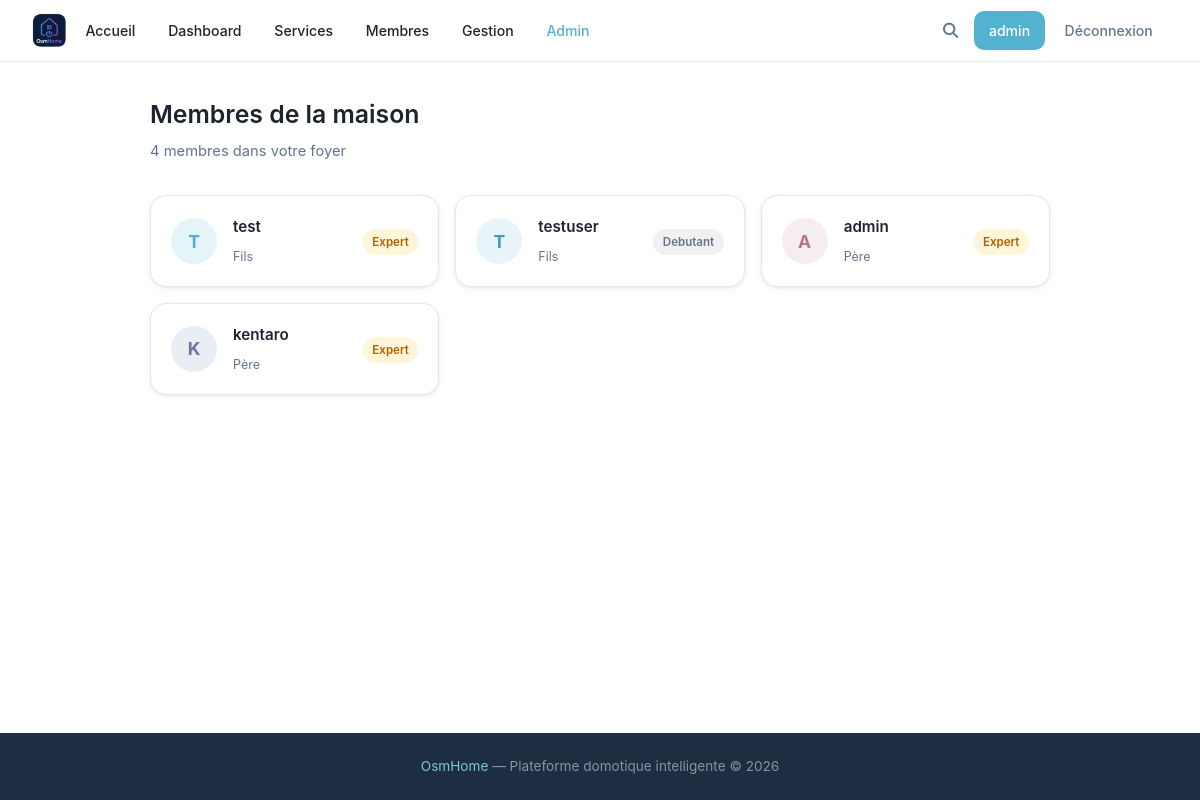
Page /members (signed in) on the committed database.
### tables this page shows
CREATE TABLE users (
            id INTEGER PRIMARY KEY AUTOINCREMENT,
            username TEXT UNIQUE NOT NULL,
            password TEXT NOT NULL,
            lastname TEXT,
            firstname TEXT,
            age INTEGER,
            gender TEXT,
            birthdate TEXT,
            member_type TEXT,
            photo TEXT,
            level TEXT DEFAULT 'debutant',
            points REAL DEFAULT 0,
            email TEXT,
            email_verified INTEGER DEFAULT 0,
            role TEXT DEFAULT 'simple'
        , actions INTEGER DEFAULT 0, verification_token TEXT);

### main.py (the view)
@app.route('/members')
def membres():
    if 'username' not in flask.session:
        return flask.redirect('/login')
    all_members = utils.getAllMembers()
    return flask.render_template('membres.html', user=flask.session.get('username'), members=all_members)

### main.py (called while the page is built)
@app.context_processor
def inject_types():
    try:
        types = utils.getTypes()
    except Exception:
        types = []
    is_admin = False
    user_level = None
    if flask.session.get('username'):
        u = utils.getUser(flask.session['username'])
        is_admin = bool(u and u['role'] == 'admin')
        user_level = u['level'] if u else None
    return {'types': types, 'is_admin': is_admin, 'user_level': user_level}

### utils.py (called while the page is built)
def openDB() -> sqlite3.Connection:
    if 'db' not in flask.g:
        flask.g.db = sqlite3.connect(BASE)
        flask.g.db.row_factory = sqlite3.Row
    return flask.g.db

def closeDB(_ = None):
    db = flask.g.pop("db", None)
    if db is not None:
        db.close()

def getUser(username: str):
    db = openDB()
    return db.execute(
        'SELECT * FROM users WHERE username = ?',
        (username,)
    ).fetchone()

def getTypes() -> list:
    db = openDB()
    rows = db.execute('SELECT DISTINCT type FROM devices ORDER BY type').fetchall()
    return [row['type'] for row in rows]

def getAllMembers() -> list:
    db = openDB()
    return db.execute(
        'SELECT username, age, gender, birthdate, member_type, level, points FROM users ORDER BY member_type, username'
    ).fetchall()

### templates/membres.html (shortened to what this page needs)
{% extends 'base.html' %}
{% block extra_css %}<link rel="stylesheet" href="{{ url_for('static', filename='css/members.css') }}">{% endblock %}
{% block content %}
<div class="members-page">
    <div class="members-header">
        <h2>Membres de la maison</h2>
        <p>{{ members | length }} membre{{ 's' if members | length > 1 else '' }} dans votre foyer</p>
    </div>
    <div class="members-grid">
        {% for m in members %}
        <a href="/member/{{ m['username'] }}" class="member-card">
            <div class="member-avatar">{{ m['username'][0] | upper }}</div>
            <div class="member-info">
                <h3 class="member-username">{{ m['username'] }}</h3>
                <span class="member-role">{{ m['member_type'] or '—' }}</span>
            </div>
            <div class="member-level">
                <span class="level-badge level-{{ m['level'] }}">{{ m['level'] | capitalize }}</span>
            </div>
        </a>
        {% endfor %}
    </div>
</div>
{% endblock %}

### static/css/style.css (style rules this page uses)
:root { --bg: #ffffff; --surface: #ffffff; --dark: #1e2330; --dark-2: #1c2131; --primary: #52B2CF; --primary-hover: #3d9ebc; --primary-light: rgba(82, 178, 207, 0.12); --accent-2: #7EC4CF; --accent-pink: #D4AFB9; --accent-lavender: #D1CFE2; --accent-powder: #9CADCE; --muted: #64748b; --white: #ffffff; --border: #e2e8f0; --shadow: 0 1px 3px rgba(0,0,0,.07), 0 2px 8px rgba(0,0,0,.04); --shadow-md: 0 4px 14px rgba(0,0,0,.09), 0 2px 6px rgba(0,0,0,.05); --radius: 10px; --radius-sm: 5px; --radius-lg: 16px; --danger: #ea4335; }
* { margin: 0; padding: 0; box-sizing: border-box; }
html { min-height: 100%; scroll-behavior: smooth; }
body { min-height: 100vh; display: flex; flex-direction: column; font-family: 'Google Sans', 'Inter', system-ui, -apple-system, BlinkMacSystemFont, 'Segoe UI', Roboto, sans-serif; background: var(--bg); color: var(--dark); line-height: 1.65; }
a { color: inherit; text-decoration: none; }
h1, h2, h3, h4, h5 { color: var(--dark); margin-bottom: 0.5rem; font-weight: 600; }
p { color: var(--muted); margin-bottom: 1rem; }
.level-badge { display: inline-block; padding: 0.22rem 0.6rem; border-radius: 999px; font-size: 0.72rem; font-weight: 600; white-space: nowrap; }
.level-debutant { background: rgba(0,0,0,0.06); color: var(--muted); }
.level-expert { background: rgba(251,188,4,0.15); color: #b06000; }

### static/css/members.css (style rules this page uses)
.members-page { width: min(900px, 92%); margin: 2rem auto 4rem; }
.members-header { margin-bottom: 2rem; }
.members-header h2 { font-size: 1.55rem; color: var(--dark); margin-bottom: 0.25rem; }
.members-header p { color: var(--muted); font-size: 0.92rem; margin: 0; }
.members-grid { display: grid; grid-template-columns: repeat(3, 1fr); gap: 1rem; }
.member-card { display: flex; align-items: center; gap: 1rem; background: var(--surface); border: 1px solid var(--border); border-radius: var(--radius-lg); box-shadow: var(--shadow); padding: 1.1rem 1.25rem; text-decoration: none; color: inherit; transition: box-shadow 0.2s, border-color 0.2s; }
.member-avatar { width: 46px; height: 46px; border-radius: 50%; background: rgba(82,178,207,0.15); color: #52B2CF; display: flex; align-items: center; justify-content: center; font-size: 1.1rem; font-weight: 700; flex-shrink: 0; }
.member-card:nth-child(4n+2) .member-avatar { background: rgba(126,196,207,0.18); color: #3d9ebc; }
.member-card:nth-child(4n+3) .member-avatar { background: rgba(212,175,185,0.22); color: #b07888; }
.member-card:nth-child(4n+4) .member-avatar { background: rgba(156,173,206,0.22); color: #6878a0; }
.member-info { flex: 1; min-width: 0; }
.member-username { font-size: 0.95rem; font-weight: 600; color: var(--dark); margin: 0 0 0.2rem 0; white-space: nowrap; overflow: hidden; text-overflow: ellipsis; }
.member-role { font-size: 0.78rem; color: var(--muted); text-transform: capitalize; }

### rows in the picture
users: username "T", username "test", member_type "Fils", level "Expert"
users: username "T", username "testuser", member_type "Fils", level "Debutant"
users: username "A", username "admin", member_type "Père", level "Expert"
users: username "K", username "kentaro", member_type "Père", level "Expert"

### other values in the picture
{{ user }} "admin"
{{ members | length }} "4"
{{ 's' if members | length > 1 else '' }} "s"
